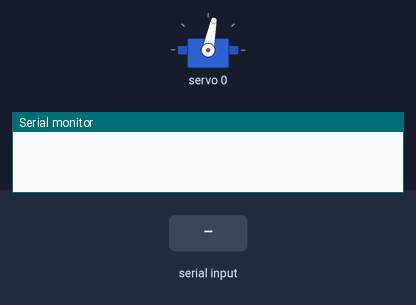
Bench run of a sketch on a simulated Arduino Nano, built with avr-gcc and run on an emulated ATmega328P. Shown: servo, the last lines printed to the serial monitor. The test bench sets the inputs (shaded band).

Above: at 0.9 s.
At 3.6 s:
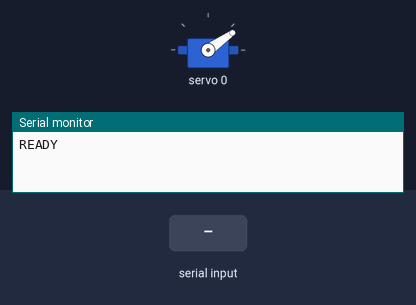
3.7 s: "90,45,200,10,150\n" received over Serial
At 4.1 s:
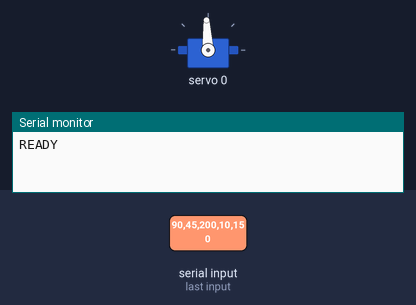
Timing chart, 0 to 6.7 s (numbered marks = the images above; inputs shaded):
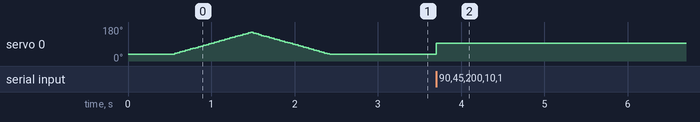

Measured:
- after the input at 3.7 s, servo 0: 35° → 93° at once

The sketch:

hand_nano.ino
```cpp
#include <Wire.h>                          // I2C library (Nano: A4 = SDA, A5 = SCL)
#include <Adafruit_PWMServoDriver.h>       // library that talks to the PCA9685

Adafruit_PWMServoDriver pwm = Adafruit_PWMServoDriver(0x40);  // 0x40 = default I2C address of the board

// ================= SETTINGS (edit these) =================
const int  NUM_SERVOS    = 5;      // how many values Python sends per message (thumb..pinky). Don't change.
const int  ACTIVE_SERVOS = 1;      // how many servos are actually plugged in, starting at CH0. Change to 5 later.
const bool RUN_SELF_TEST = true;   // true = sweep each active servo once at power-up to prove it works

const int MIN_US = 600;            // pulse width (microseconds) for 0 degrees (safe range for SG90)
const int MAX_US = 2400;           // pulse width for 180 degrees

// Safe travel per finger, in degrees. Start narrow, widen slowly.
// Swap a finger's min and max numbers to reverse its direction.
const int MIN_ANGLE[NUM_SERVOS] = {30, 30, 30, 30, 30};      // "open" position
const int MAX_ANGLE[NUM_SERVOS] = {150, 150, 150, 150, 150}; // "closed" position

char lineBuf[40];                  // holds one incoming line, e.g. "0,90,180,45,10"
byte lineLen = 0;                  // how many characters are stored so far

// Send one servo to an exact angle (0-180) by converting it to a pulse width
void setServo(int ch, int deg) {
  deg = constrain(deg, 0, 180);                      // safety clamp
  int us = map(deg, 0, 180, MIN_US, MAX_US);         // angle -> pulse width in microseconds
  pwm.writeMicroseconds(ch, us);                     // PCA9685 outputs that pulse on channel ch
}

// Move a finger using the 0-180 value from Python, squeezed into that finger's safe range
void moveFinger(int i, int a) {
  a = constrain(a, 0, 180);                                  // 0 = open, 180 = fully closed
  setServo(i, map(a, 0, 180, MIN_ANGLE[i], MAX_ANGLE[i]));   // rescale into the safe range
}

// Slow sweep open -> closed -> open on each active servo
void selfTest() {
  for (int i = 0; i < ACTIVE_SERVOS; i++) {
    for (int a = 0; a <= 180; a += 3)   { moveFinger(i, a); delay(15); }   // opening to closing
    for (int a = 180; a >= 0; a -= 3)   { moveFinger(i, a); delay(15); }   // closing to opening
  }
}

// Turn one received text line into servo movement
void parseAndMove() {
  int v[NUM_SERVOS];
  // Pull 5 integers out of the text; sscanf returns how many it found
  if (sscanf(lineBuf, "%d,%d,%d,%d,%d", &v[0], &v[1], &v[2], &v[3], &v[4]) == 5) {
    for (int i = 0; i < ACTIVE_SERVOS; i++) {        // only drive servos that are really plugged in
      moveFinger(i, v[i]);
    }
  }                                                  // garbled lines are ignored
}

void setup() {
  Serial.begin(115200);                    // must match BAUD_RATE in Python
  pwm.begin();                             // start I2C and the PCA9685
  pwm.setOscillatorFrequency(27000000);    // chip's internal clock (typical value)
  pwm.setPWMFreq(50);                      // 50 Hz = standard servo signal
  delay(10);
  for (int i = 0; i < ACTIVE_SERVOS; i++) moveFinger(i, 0);   // start with fingers open
  delay(500);                              // give the servo time to get there
  if (RUN_SELF_TEST) selfTest();           // optional power-up test
  Serial.println(F("READY"));              // Python waits for this word before sending data
}

void loop() {
  while (Serial.available() > 0) {         // any byte waiting from the laptop?
    char c = Serial.read();                // read one character
    if (c == '\n') {                       // newline = a complete message has arrived
      lineBuf[lineLen] = '\0';             // end the string
      parseAndMove();                      // act on it
      lineLen = 0;                         // start a fresh line
    } else if (c != '\r') {                // ignore carriage returns
      if (lineLen < sizeof(lineBuf) - 1) lineBuf[lineLen++] = c;   // store the character
      else lineLen = 0;                    // buffer overflow: discard and restart
    }
  }
}
```
